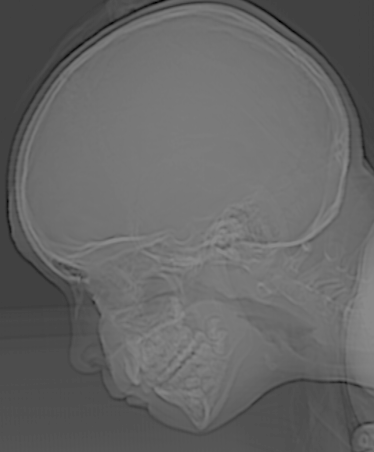
#> input picture 26/CT_1.tif, 374 x 452 px
$ python mid_2.py
#> lines starting #> are read from the running program, lines starting #| are printed output that depends on the picture
import cv2 as cv
import math
import numpy as np
import matplotlib.pyplot as plt

image_CT_1=cv.imread("CT_1.tif",cv.IMREAD_GRAYSCALE)
#> image_CT_1 is the input picture: shape (452, 374); min 0, max 137, mean 101.7
image_CT_2=cv.imread("CT_2.tif",cv.IMREAD_GRAYSCALE)
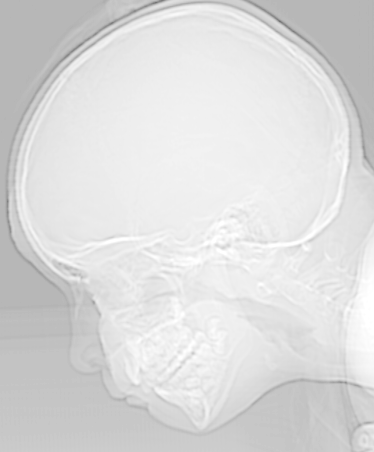
#> input picture 26/CT_2.tif, 374 x 452 px
#> image_CT_2 is the input picture: shape (452, 374); min 118, max 255, mean 219.7
#print(image_CT_1.itemsize)

def func1(image):
    L=int(math.pow(2,image.itemsize*8))
#> L = 256
    a=np.pi/2/(L-1)
#> a = 0.00616
    converted_img=np.zeros(image.shape)
    for i in range(image.shape[0]):
        for j in range(image.shape[1]):
            converted_img[i][j]=np.round((L-1)*math.sin(a*image[i][j]))
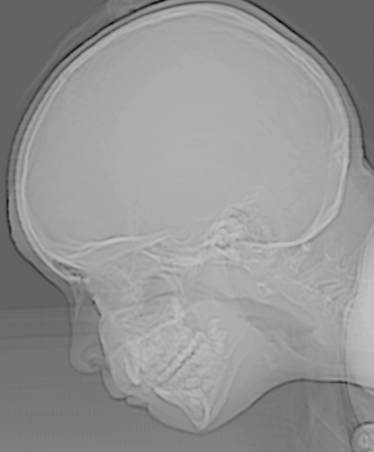
#> converted_img: shape (452, 374) float64; min 0, max 191, mean 148.3
    return converted_img.astype(np.uint8)

converted_CT_1=func1(image_CT_1)
converted_CT_2=func1(image_CT_2)
#> after the loop in func1 (call 2), `for i in range(image.shape[0]):`:
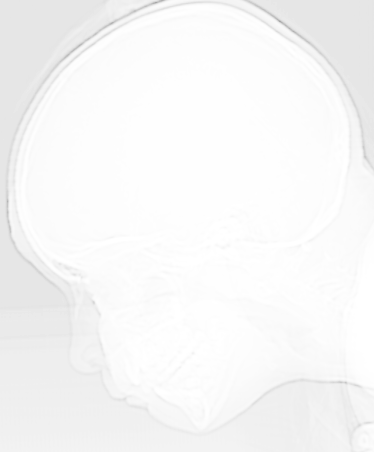
#> converted_img: shape (452, 374) float64; min 169, max 255, mean 246.9

fig , ax = plt.subplots(2,2)
plt.suptitle("images and their conversion")
ax[0,0].imshow(image_CT_1,cmap="gray",vmin=0,vmax=255)
ax[0,0].set_title("CT_1")
ax[0,0].set_axis_off()
ax[1,0].imshow(converted_CT_1,cmap="gray",vmin=0,vmax=255)
ax[1,0].set_title("converted CT_1")
ax[1,0].set_axis_off()
ax[0,1].imshow(image_CT_2,cmap="gray",vmin=0,vmax=255)
ax[0,1].set_title("CT_2")
ax[0,1].set_axis_off()
ax[1,1].imshow(converted_CT_2,cmap="gray",vmin=0,vmax=255)
ax[1,1].set_title("converted CT_2")
ax[1,1].set_axis_off()

plt.show()
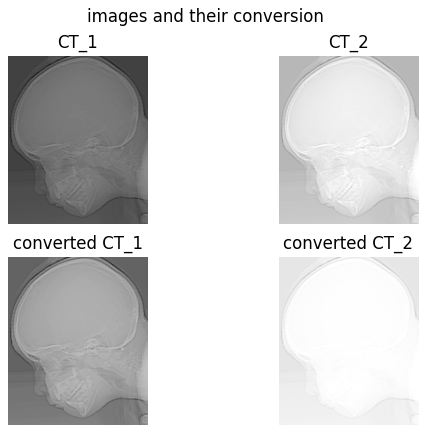
#> figure drawn by matplotlib, 4 panels

L=int(math.pow(2,image_CT_1.itemsize*8))
#> L = 256
a=np.pi/2/(L-1)
#> a = 0.00616

r=np.arange(0,L-1,0.001)
#print(r.shape[0])
#print(r.max())
s_trans=np.zeros(r.shape[0])
identity_trans=np.zeros(r.shape[0])

for i in range(r.shape[0]):
    s_trans[i]=(L-1)*np.sin(a*r[i])
    identity_trans[i]=r[i]

plt.figure()
plt.plot(r,identity_trans,c='r',linewidth=2,label="identity")   # identity conversion
plt.plot(r,s_trans,c='b',linestyle="--",label="S(r)")           # S(r)=(L-1)sin(ar) conversion
plt.title("identity conversion and S(r) conversion plot")
plt.xlabel("------> r")
plt.ylabel("------> s")
plt.legend()
plt.grid()

plt.show()
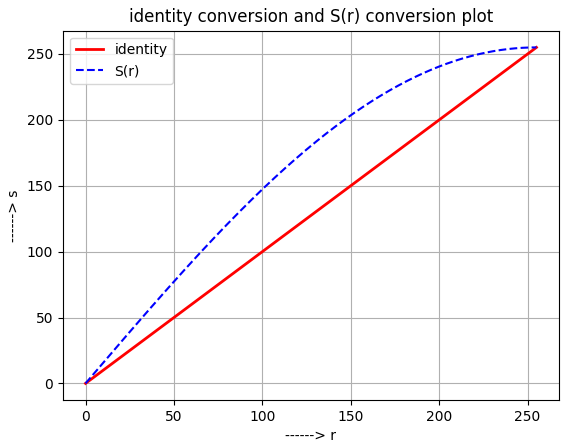
#> figure drawn by matplotlib, 1 panel; curve peaks at x = 255, y = 255; curve peaks at x = 255, y = 255
